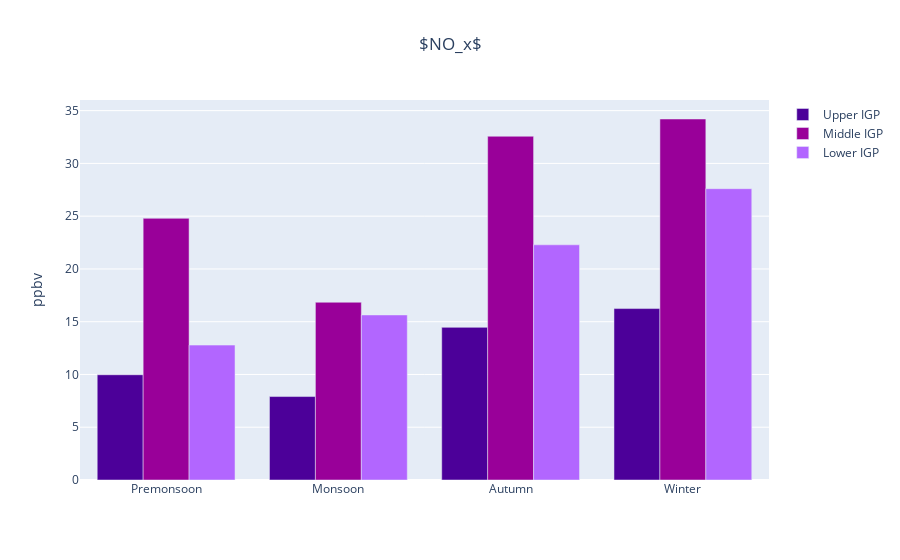

Notebook code for this chart:
### Code cell
col=["rgb(76,0,153)","rgb(153,0,153)","rgb(178,102,255)"]
plot_precursors(nox_pm,nox_m,nox_a,nox_w, colors=col, ylabel="ppbv", title="$NO_x$",sf=1e3)

### Figure 1 — Plotly figure (JSON) as saved in the notebook; plotly's stock layout.template omitted (floating-point values rounded to 4 significant figures)
{"data": [{"marker": {"color": "rgb(76,0,153)"}, "name": "Upper IGP", "offsetgroup": "0", "type": "bar", "x": ["Premonsoon", "Monsoon", "Autumn", "Winter"], "y": [9.972, 7.908, 14.46, 16.24]}, {"marker": {"color": "rgb(153,0,153)"}, "name": "Middle IGP", "offsetgroup": "1", "type": "bar", "x": ["Premonsoon", "Monsoon", "Autumn", "Winter"], "y": [24.79, 16.84, 32.57, 34.21]}, {"marker": {"color": "rgb(178,102,255)"}, "name": "Lower IGP", "offsetgroup": "2", "type": "bar", "x": ["Premonsoon", "Monsoon", "Autumn", "Winter"], "y": [12.78, 15.64, 22.29, 27.61]}], "layout": {"title": {"text": "$NO_x$", "x": 0.5}, "yaxis": {"title": {"text": "ppbv"}}}}
